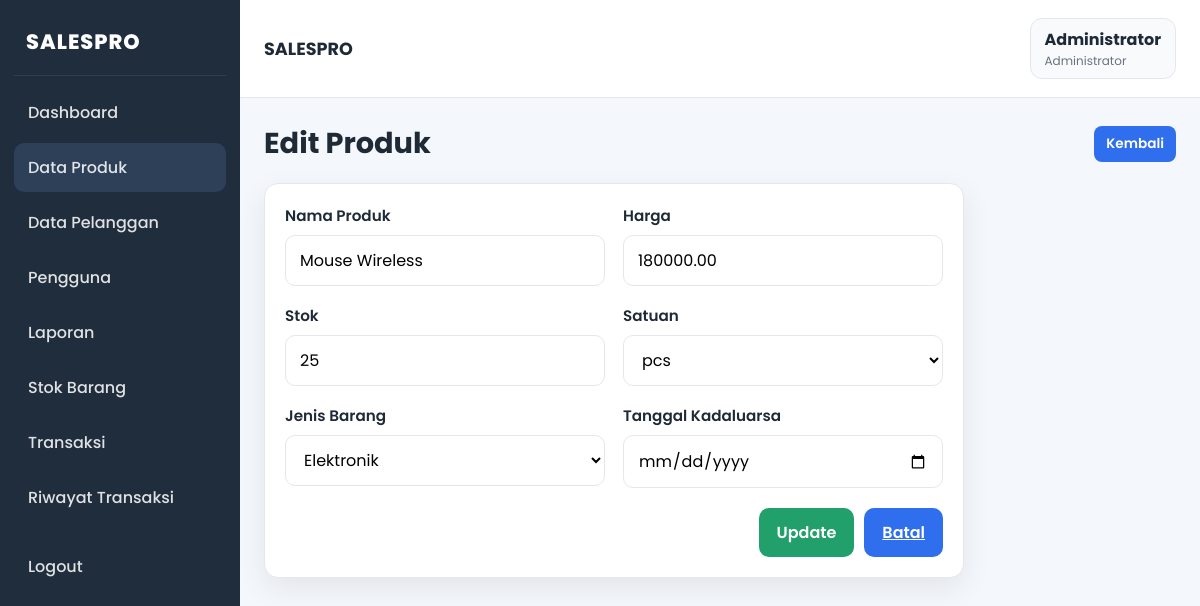
Page /produk/edit.php?id=2 (signed in) on the committed database.
### tables this page shows
CREATE TABLE IF NOT EXISTS produk (
  produk_id INT AUTO_INCREMENT PRIMARY KEY,
  nama_produk VARCHAR(100) NOT NULL,
  harga DECIMAL(12,2) NOT NULL DEFAULT 0,
  stok INT NOT NULL DEFAULT 0,
  satuan VARCHAR(20) NOT NULL DEFAULT 'pcs',
  jenis_barang ENUM('umum','elektronik') NOT NULL DEFAULT 'umum',
  tanggal_kadaluarsa DATE NULL
);

### produk/edit.php (the view, shortened to what this page needs)
<?php
$id = (int) ($_GET['id'] ?? 0);
$conn = dbConnect();
$stmt = $conn->prepare('SELECT * FROM produk WHERE produk_id = ?');
$stmt->bind_param('i', $id);
$stmt->execute();
$product = $stmt->get_result()->fetch_assoc();
?>
<?php include __DIR__ . '/../includes/header.php'; ?>
<body>
    <div class="app-shell">
        <?php include __DIR__ . '/../includes/sidebar.php'; ?>
        <main class="main-content">
            <?php include __DIR__ . '/../includes/topbar.php'; ?>
            <div class="page-content">
                <div class="page-header">
                    <h2>Edit Produk</h2>
                    <a href="index.php" class="link-btn primary">Kembali</a>
                </div>
                <div class="form-card">
                    <form method="POST">
                        <div class="form-row">
                            <div class="form-group">
                                <label>Nama Produk</label>
                                <input type="text" name="nama_produk" value="<?php echo htmlspecialchars($product['nama_produk']); ?>" required>
                            </div>
                            <div class="form-group">
                                <label>Harga</label>
                                <input type="number" name="harga" min="0" step="1000" value="<?php echo htmlspecialchars($product['harga']); ?>" required>
                            </div>
                            <div class="form-group">
                                <label>Stok</label>
                                <input type="number" name="stok" min="0" value="<?php echo htmlspecialchars($product['stok']); ?>" required>
                            </div>
                            <div class="form-group">
                                <label>Satuan</label>
                                <select name="satuan">
                                    <option value="pcs" <?php echo ($product['satuan'] ?? 'pcs') === 'pcs' ? 'selected' : ''; ?>>pcs</option>
                                </select>
                            </div>
                            <div class="form-group">
                                <label>Jenis Barang</label>
                                <select name="jenis_barang">
                                    <option value="elektronik" <?php echo ($product['jenis_barang'] ?? 'umum') === 'elektronik' ? 'selected' : ''; ?>>Elektronik</option>
                                </select>
                            </div>
                            <div class="form-group">
                                <label>Tanggal Kadaluarsa</label>
                                <input type="date" name="tanggal_kadaluarsa" value="<?php echo htmlspecialchars($product['tanggal_kadaluarsa'] ?? ''); ?>">
                            </div>
                        </div>
                        <div class="form-actions">
                            <button type="submit" class="btn btn-success">Update</button>
                            <a href="index.php" class="btn btn-primary">Batal</a>
                        </div>
                    </form>
                </div>
            </div>
        </main>
    </div>
</body>
</html>

### assets/css/style.css (style rules this page uses)
:root { --sidebar-bg: #1f2d3d; --sidebar-hover: #2d4058; --primary: #2f6fed; --primary-dark: #1d4fb5; --bg: #f4f7fb; --card: #ffffff; --text: #1f2a37; --muted: #6b7280; --border: #e5e7eb; --success: #22a06b; --danger: #dc3545; --warning: #f59e0b; --shadow: 0 10px 30px rgba(15, 23, 42, 0.08); }
* { box-sizing: border-box; }
html { font-size: 16px; }
body { margin: 0; font-family: "Poppins", Arial, sans-serif; background: var(--bg); color: var(--text); overflow-x: hidden; }
button, input, select { font: inherit; }
.form-group { display: flex; flex-direction: column; gap: 8px; }
.form-group label { font-size: 0.95rem; font-weight: 600; color: var(--text); }
.form-group input, .form-group select { border: 1px solid var(--border); background: #fff; border-radius: 10px; padding: 12px 14px; outline: none; transition: 0.2s; }
.btn { cursor: pointer; border: none; border-radius: 10px; padding: 12px 18px; font-weight: 600; transition: 0.2s ease; }
.btn-primary { background: var(--primary); color: #fff; }
.btn-success { background: var(--success); color: #fff; }
.app-shell { display: flex; min-height: 100vh; }
.main-content { flex: 1; min-width: 0; }
.page-content { padding: 24px; }
.page-header { display: flex; align-items: center; justify-content: space-between; gap: 16px; margin-bottom: 18px; }
.page-header h2 { margin: 0; font-size: 1.8rem; }
.link-btn { text-decoration: none; display: inline-flex; align-items: center; justify-content: center; padding: 8px 12px; border-radius: 8px; font-size: 0.85rem; font-weight: 600; }
.link-btn.primary { background: var(--primary); color: #fff; }
.form-card { background: var(--card); border: 1px solid var(--border); border-radius: 14px; padding: 20px; box-shadow: var(--shadow); max-width: 700px; }
.form-row { display: grid; grid-template-columns: repeat(2, minmax(0, 1fr)); gap: 18px; }
.form-actions { display: flex; justify-content: flex-end; gap: 10px; margin-top: 20px; }

### rows in the picture
produk: nama_produk "Mouse Wireless", harga "180000.00", stok "25", satuan "pcs", jenis_barang "Elektronik"

### other values in the picture
$user['nama'] "Administrator"
$user['role'] "Administrator"
